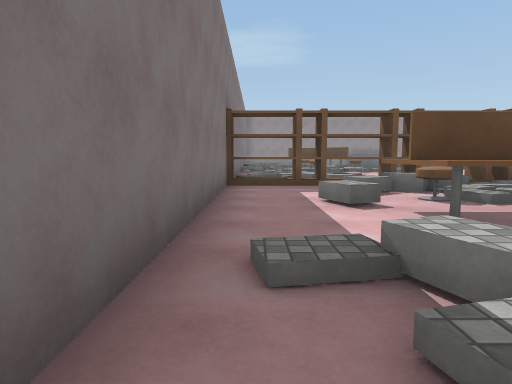
[1] (above)

24 first-person views from a walk through a 3-D level made in the Unity game engine. The camera is 1.3 m above the floor, tilts 6° down and sees 75° across. Doors are open. The floor is counted in squares, 2 m on a side. Each view is taken from the middle of a square. On the plan, view 1 faces up. The plan holds only what a view shows up to about 10 squares ahead; the rest is blank. The place goes on beyond the plan. The player is left out. Surface patterns are stand-ins for the level's own textures.

[2]
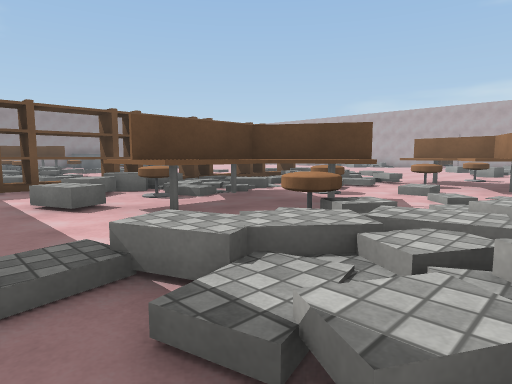

[3]
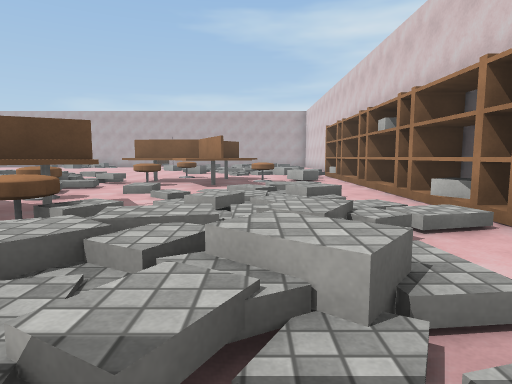

[4]
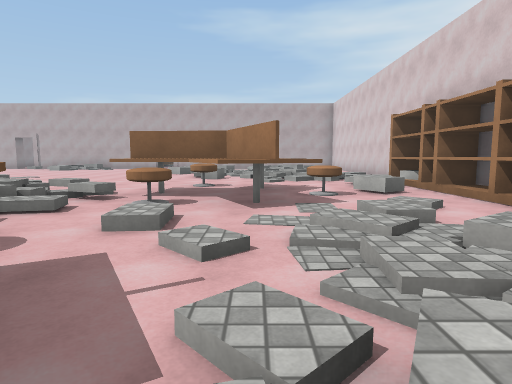

[5]
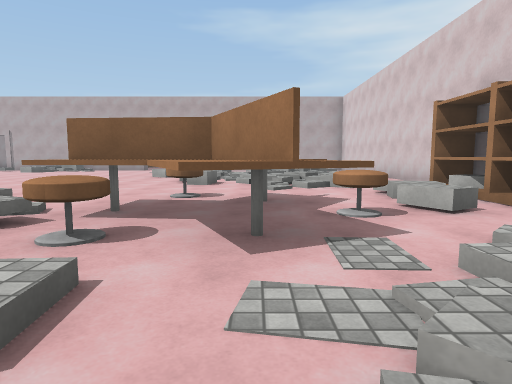

[6]
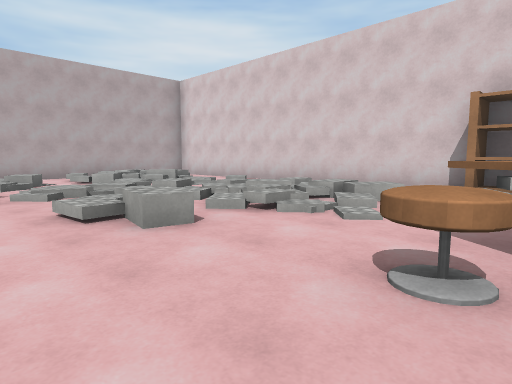

[7]
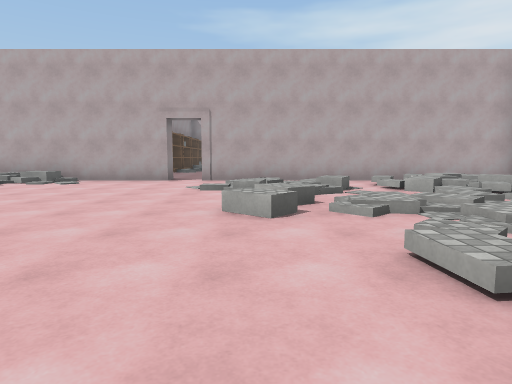

[8]
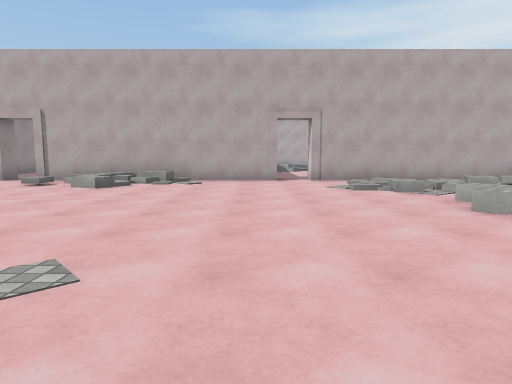

[9]
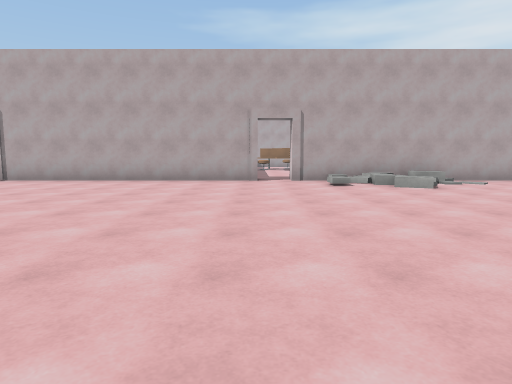

[10]
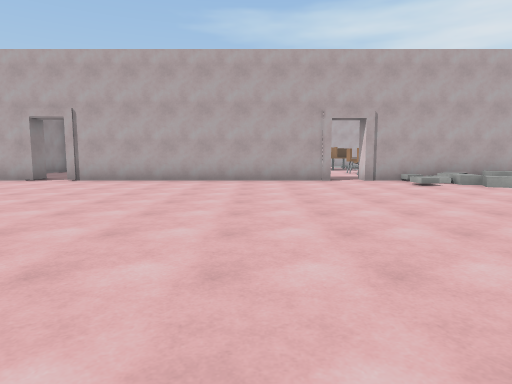

[11]
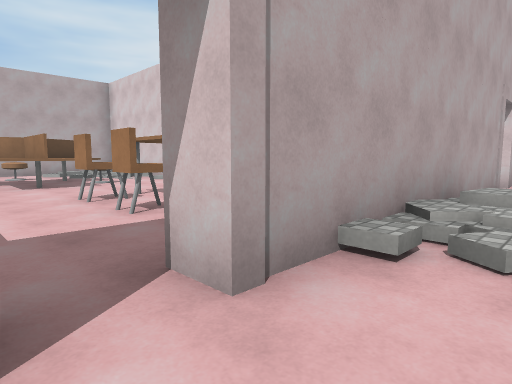

[12]
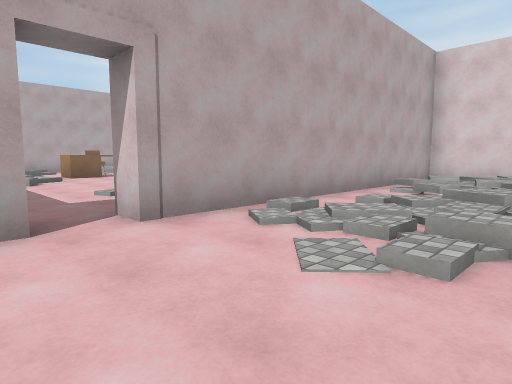

[13]
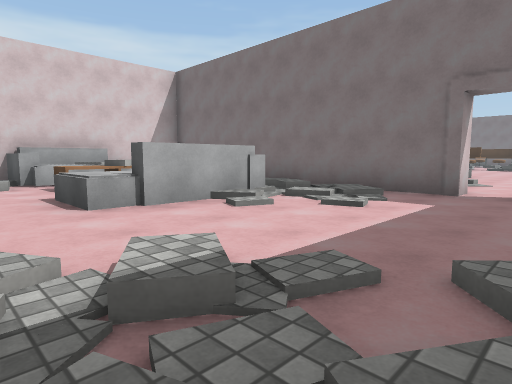

[14]
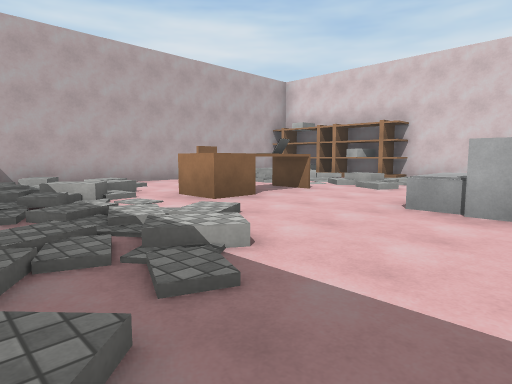

[15]
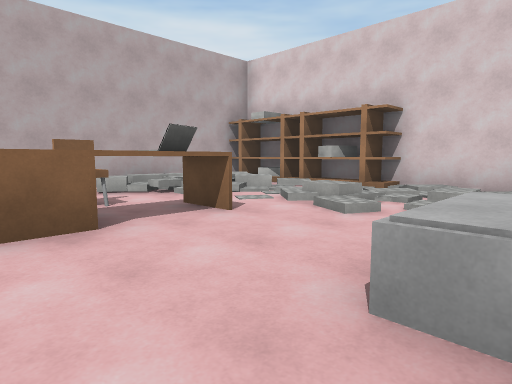

[16]
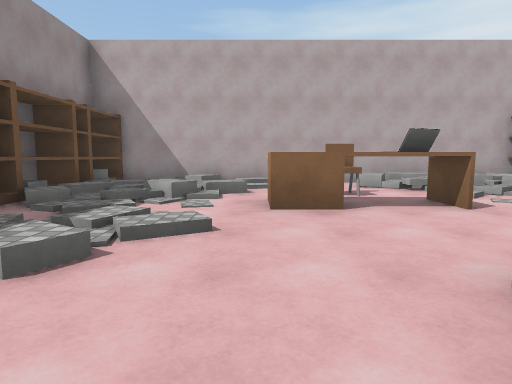

[17]
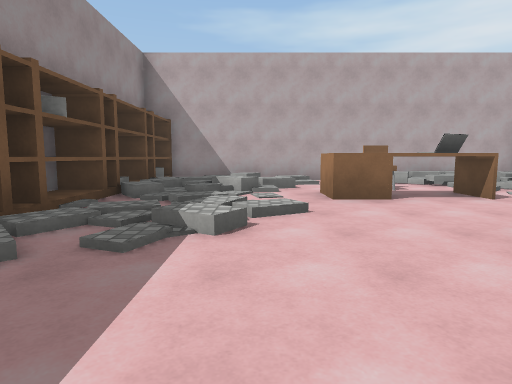

[18]
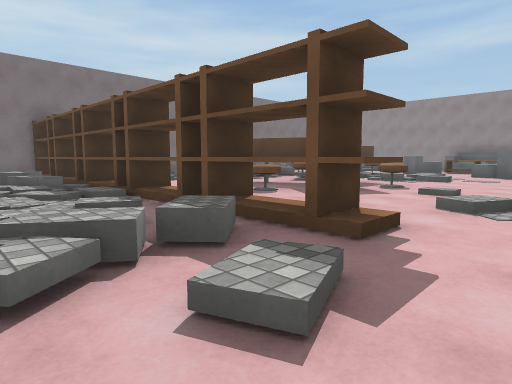

[19]
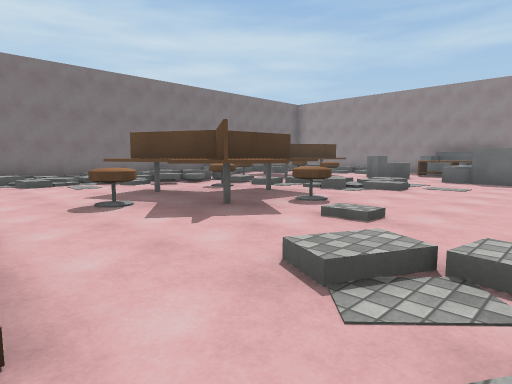

[20]
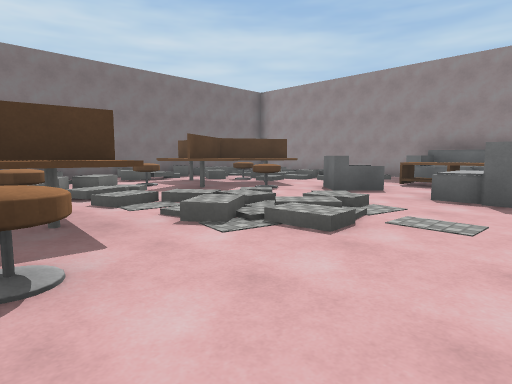

[21]
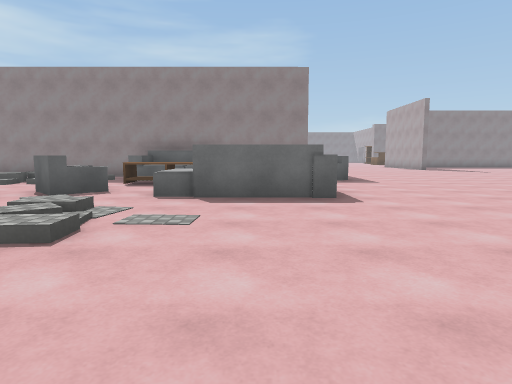

[22]
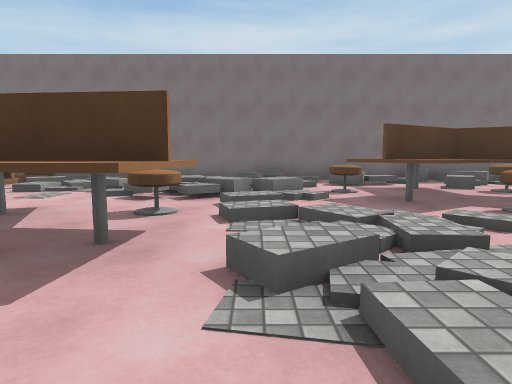

[23]
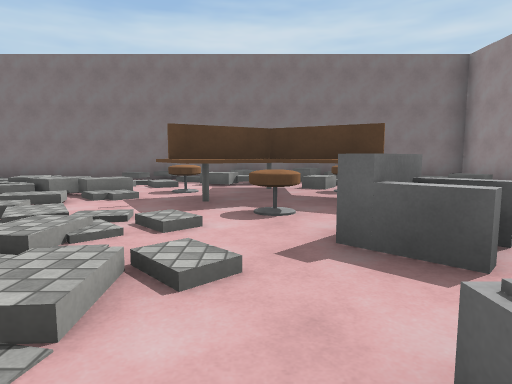

[24]
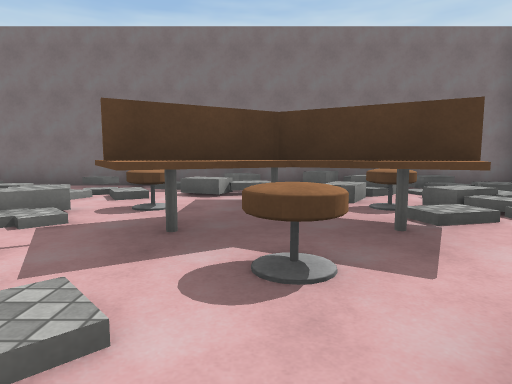

### Floor plan
Key: @ floor where view 1 was taken; # wall or solid block; . floor; D open door; ^ raised ledge; B white block; S shelf; T table; F sofa; L laptop; O other object.
Columns run from 1 left of view 1 to 34 right of it. Each row starts with its distance up from view 1.
 22 #OB    OFF  OO.....  .DD
 21 #O.. B .FT   O........D
 20 #.....O TTT  ..........#
 19 #OB.B^. O.   ..........#
 18 #BOBO^^OO.FFF..........#
 17 #B.^^^O................#
 16 #.B.O#...B.............#
 15 #O.B...B.B.............#
 14 #...B.B.B.............DD..
 13 #...B.O^^.... ........DD.... ^ ^
 12 #   ...^^O...  ........#.OO. ^^^OO
 11 #  O..#^^^...   ....BBB# T.T..O^^
 10 #OOB....O..BB   ......B#    ...
  9 #O.B.........  ........#
  8 #SSSSSSSSSS.. .........#   SSSSB SB#
  7 #..  BB...B............# ..BB..BB..#
  6 #..BBB.B..B...........DD....BBB.O..#
  5 #.BBO ..OB.............#.....B.BB.B#
  4 #..^^#...........BBB.B.#B.........O#
  3 #..^^^O...^........OB..#BB....TT...#
  2 #.B.O^.B.O#.O.B.BB..B..#  FF..LLO..#
  1 #..B....^^^ #...BBBB...#    .....BB#
  0  @BB.BBBB^O^...O.BO.B..#  TT.BB.O.O#
 -1   ...BB...B..BB.  OBBB.#   .BO.OBO #
 -2    ..B.....B.     O    # FFO.BO..O #
 -3    SSS#SSSS#SB         # #FF.B#BSBS#
 -4              ##########     ###

Where each view was taken, in squares from view 1:
view 1: 0 up, 0 right, facing up
view 2: 0 up, 0 right, facing up-right
view 3: 0 up, 0 right, facing right
view 4: 1 up, 3 right, facing right
view 5: 1 up, 5 right, facing right
view 6: 4 up, 10 right, facing down-right
view 7: 4 up, 12 right, facing right
view 8: 7 up, 12 right, facing right
view 9: 14 up, 12 right, facing right
view 10: 16 up, 12 right, facing right
view 11: 14 up, 20 right, facing down-right
view 12: 7 up, 18 right, facing down-right
view 13: 7 up, 28 right, facing down-left
view 14: 7 up, 25 right, facing down-right
view 15: 4 up, 26 right, facing down-right
view 16: 4 up, 25 right, facing right
view 17: 5 up, 24 right, facing right
view 18: 5 up, 11 right, facing up-left
view 19: 8 up, 11 right, facing up-left
view 20: 12 up, 10 right, facing up-left
view 21: 12 up, 10 right, facing up
view 22: 14 up, 9 right, facing left
view 23: 17 up, 9 right, facing left
view 24: 17 up, 7 right, facing left
